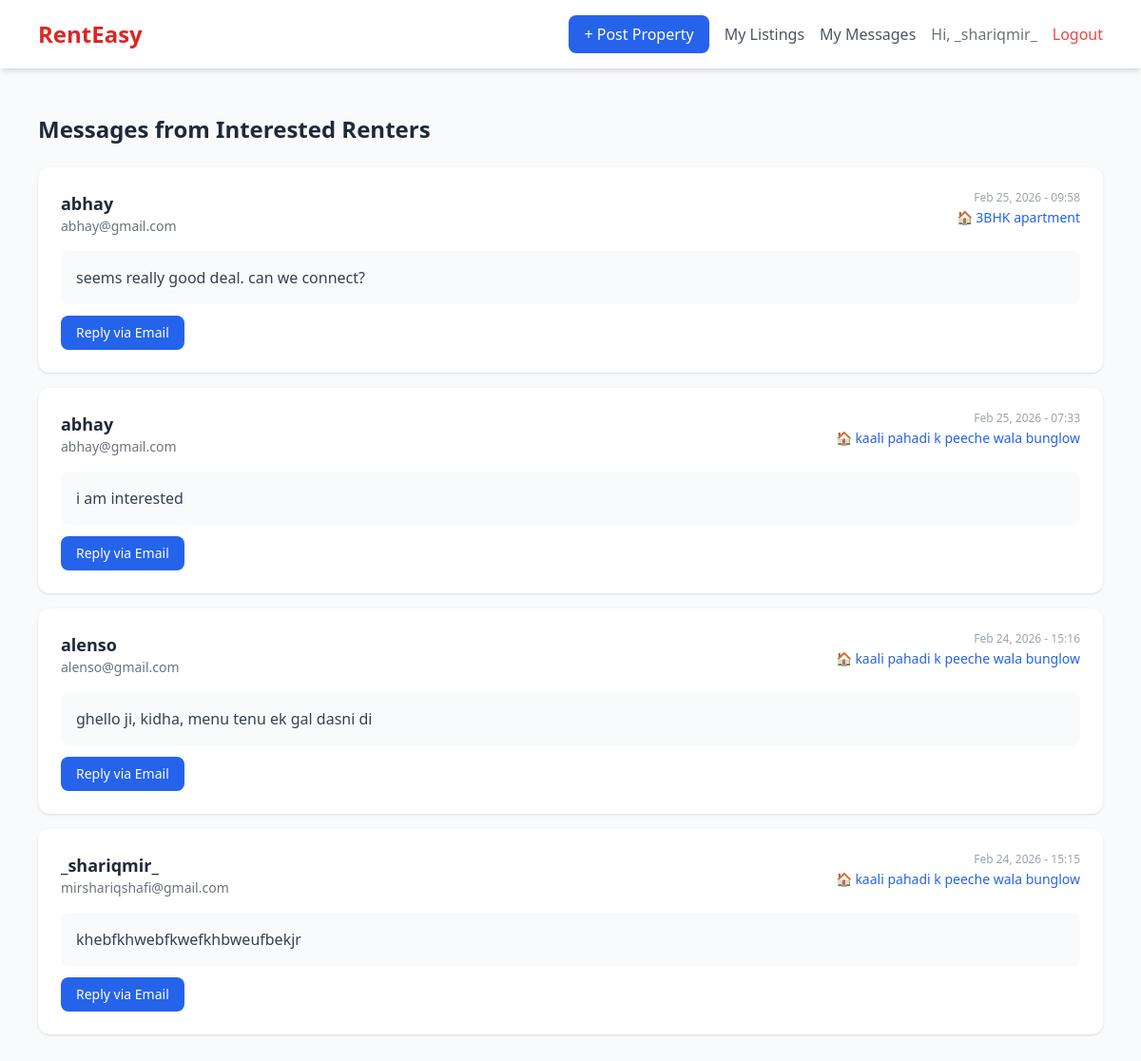
The page /my-messages/ (signed in) on the database its author committed.
### properties/models.py (models this page shows, shortened)
class ContactMessage(models.Model):
    property = models.ForeignKey(Property, on_delete=models.CASCADE)
    sender_name = models.CharField(max_length=100)
    sender_email = models.EmailField()
    message = models.TextField()
    sent_at = models.DateTimeField(auto_now_add=True)

class Property(models.Model):
    PROPERTY_TYPES = [
        ('apartment', 'Apartment'),
        ('house', 'House'),
        ('studio', 'Studio'),
        ('villa', 'Villa'),
    ]
    owner = models.ForeignKey(User, on_delete=models.CASCADE)  # Links to logged-in user
    title = models.CharField(max_length=200)
    description = models.TextField()
    location = models.CharField(max_length=200)
    price = models.DecimalField(max_digits=10, decimal_places=2)
    property_type = models.CharField(max_length=20, choices=PROPERTY_TYPES)
    bedrooms = models.IntegerField()
    is_available = models.BooleanField(default=True)
    created_at = models.DateTimeField(auto_now_add=True)

### properties/views.py (the view)
# urls.py: path('my-messages/', views.my_messages, name='my_messages'),
@login_required
def my_messages(request):
    messages_received = ContactMessage.objects.filter(
        property__owner=request.user
    ).order_by('-sent_at')
    return render(request, 'properties/my_messages.html', {
        'messages_received': messages_received
    })

### templates/properties/my_messages.html (shortened to what this page needs)
{% extends 'base.html' %}
{% block content %}
<h1 class="text-2xl font-bold text-gray-800 mb-6">Messages from Interested Renters</h1>
{% if messages_received %}
<div class="flex flex-col gap-4">
    {% for msg in messages_received %}
    <div class="bg-white rounded-xl shadow p-6">
        <div class="flex justify-between items-start">
            <div>
                <p class="text-lg font-semibold text-gray-800">{{ msg.sender_name }}</p>
                <p class="text-sm text-gray-500">{{ msg.sender_email }}</p>
            </div>
            <div class="text-right">
                <p class="text-xs text-gray-400">{{ msg.sent_at|date:"M d, Y - H:i" }}</p>
                <a href="{% url 'property_detail' msg.property.pk %}" class="text-blue-600 text-sm hover:underline">
                    🏠 {{ msg.property.title }}
                </a>
            </div>
        </div>
        <p class="mt-4 text-gray-700 bg-gray-50 rounded-lg p-4">{{ msg.message }}</p>
        <a href="mailto:{{ msg.sender_email }}" class="mt-3 inline-block bg-blue-600 text-white px-4 py-2 rounded-lg text-sm hover:bg-blue-700">
            Reply via Email
        </a>
    </div>
    {% endfor %}
</div>
{% else %}
<div class="text-center text-gray-400 mt-20">
    <p class="text-xl">No messages yet.</p>
    <p class="text-sm mt-2">When someone contacts you about your property, it'll show up here.</p>
</div>
{% endif %}
{% endblock %}

### templates/base.html (shortened to what this page needs)
<!DOCTYPE html>
<html lang="en">
<head>
    <script src="https://cdn.tailwindcss.com"></script>
</head>
<body class="bg-gray-50 min-h-screen">
    <nav class="bg-white shadow-md">
        <div class="max-w-6xl mx-auto px-4 py-4 flex justify-between items-center">
            <a href="/" class="text-2xl font-bold text-red-600">RentEasy</a>
            <div class="flex gap-4 items-center">
                {% if user.is_authenticated %}
                    <a href="{% url 'post_property' %}" class="bg-blue-600 text-white px-4 py-2 rounded-lg hover:bg-blue-700">+ Post Property</a>
                    <a href="{% url 'my_listings' %}" class="text-gray-600 hover:text-blue-600">My Listings</a>
                    <a href="{% url 'my_messages' %}" class="text-gray-600 hover:text-blue-600">My Messages</a>
                    <span class="text-gray-500">Hi, {{ user.username }}</span>
                    <a href="{% url 'logout' %}" class="text-red-500 hover:text-red-700">Logout</a>
                {% else %}
                    <a href="{% url 'login' %}" class="text-gray-600 hover:text-blue-600">Login</a>
                    <a href="{% url 'register' %}" class="bg-blue-600 text-white px-4 py-2 rounded-lg hover:bg-blue-700">Register</a>
                {% endif %}
            </div>
        </div>
    </nav>
    <main class="max-w-6xl mx-auto px-4 py-8">
        {% block content %}{% endblock %}
    </main>
</body>
</html>

### rows shown on the page
ContactMessage: sender_name "abhay", sender_email "abhay@gmail.com", sent_at "Feb 25, 2026 - 09:58", property "3BHK apartment", message "seems really good deal. can we connect?"
ContactMessage: sender_name "abhay", sender_email "abhay@gmail.com", sent_at "Feb 25, 2026 - 07:33", property "kaali pahadi k peeche wala bunglow", message "i am interested"
ContactMessage: sender_name "alenso", sender_email "alenso@gmail.com", sent_at "Feb 24, 2026 - 15:16", property "kaali pahadi k peeche wala bunglow", message "ghello ji, kidha, menu tenu ek gal dasni di"
ContactMessage: sender_name "_shariqmir_", sender_email "mirshariqshafi@gmail.com", sent_at "Feb 24, 2026 - 15:15", property "kaali pahadi k peeche wala bunglow", message "khebfkhwebfkwefkhbweufbekjr"

### other values the page prints
{{ user.username }} "_shariqmir_"
